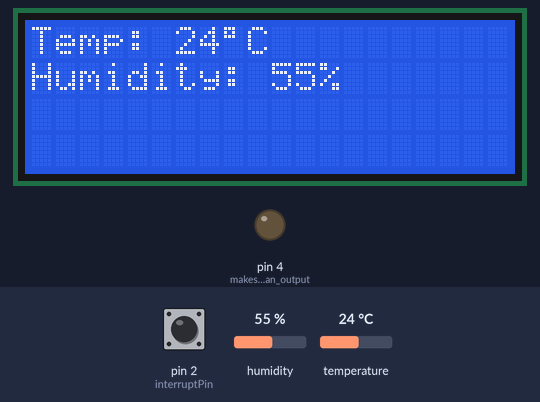
Simulated run of this sketch. Board: Arduino Uno, built with avr-gcc and run on an emulated ATmega328P. Parts: 20×4 character LCD, output pins drawn as LEDs (lit = HIGH). The inputs (shaded band) are chosen by the test bench; at power-on: humidity 55 %, pin 2 (interruptPin) HIGH, temperature 24 °C. What the sketch prints to the serial monitor is not drawn.

Above: at 1.2 s.
1.3 s: humidity set to 78 %
At 2.9 s:
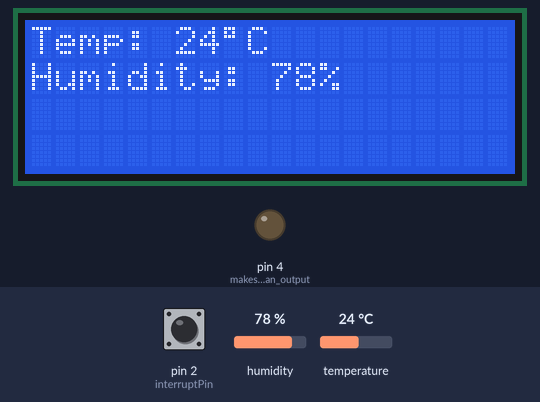
3.7 s: humidity set to 81 %
At 5.6 s:
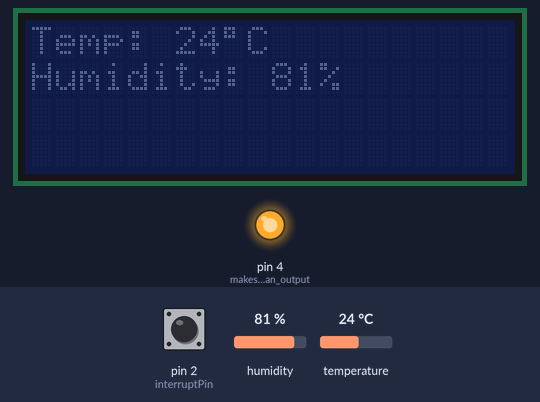
6.5 s: humidity set to 22 %
At 8.4 s:
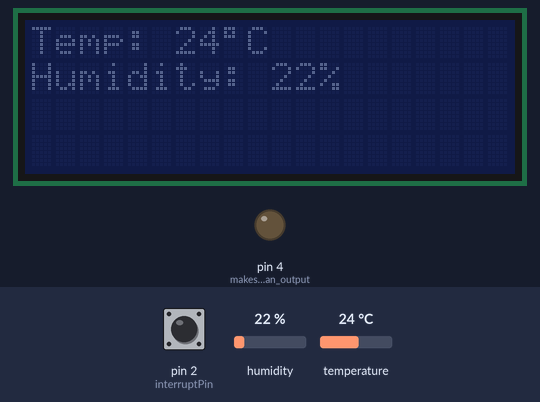
8.7 s: pin 2 (interruptPin) pulled LOW for 0.65 s
At 9.2 s:
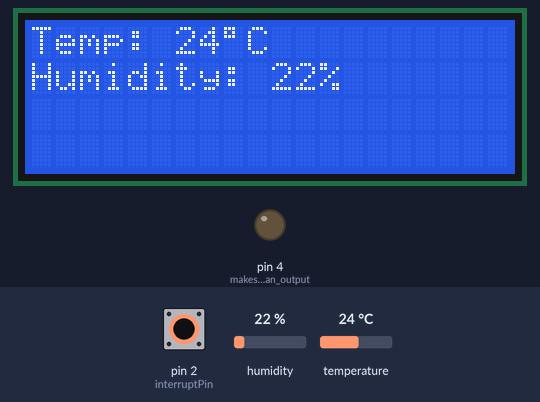
12.5 s: temperature set to 12 °C
At 14.9 s:
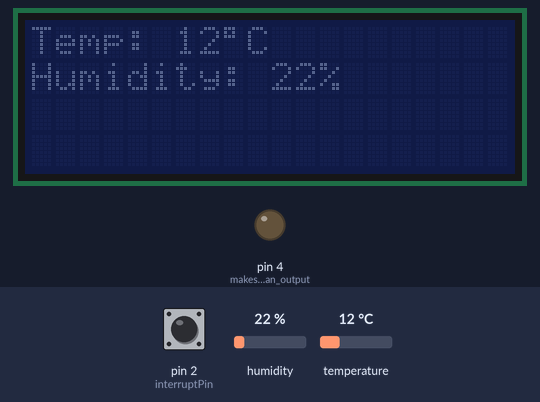
15.3 s: pin 2 (interruptPin) pulled LOW for 1 s
At 16.8 s:
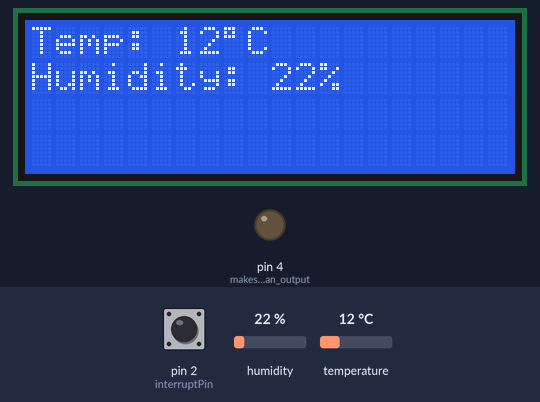
Timing chart, 0 to 18.3 s (numbered marks = the images above; inputs shaded):
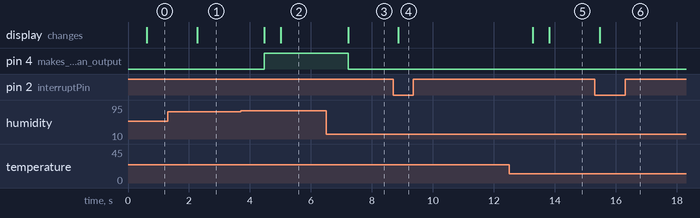

The sketch:

Greenhouse_interrupt.ino
```cpp
//includes the libraries needed
#include <DHT11.h>
#include <Wire.h>
#include <LiquidCrystal_I2C.h>

LiquidCrystal_I2C lcd(0x27,20,4);  // set the LCD address to 0x27 for a 16 chars and 2 line display

// creating variables for temp and humidity
int temperature = 0;
int humidity = 0;


unsigned long lastButton = 0;  //create variable for the button timer. This variable cannot have negative numbers, and can hold a lot of data.
const int interruptPin = 2;   //makes the variable for the pin that is connected to the interrupt. Is read-only.

DHT11 dht11(6);  //makes pin for DHT11 sensor


//function for the interrupt
void InterruptFunction() {
    lastButton = millis();  //makes the variable lastButton == the function millis()
}


//function to set up everything, runs once.
void setup() {
  // put your setup code here, to run once:

  pinMode(interruptPin, INPUT_PULLUP);     //makes inerruptPin an input
  attachInterrupt(digitalPinToInterrupt(interruptPin), InterruptFunction, FALLING);  //sets up the interrupt with all the settings (digitalPinToInterrupt(pin), function, mode)

  Serial.begin(9600);      // sets the data rate in baud(bits per second)

  pinMode(4, OUTPUT);      // makes pin 4 an output

  lcd.init();              // initialize the lcd
  lcd.backlight();         // turns on the backlight

}


//the main function that continously loops
void loop() {

    // Attempt to read the temperature and humidity values from the DHT11 sensor.
    int result = dht11.readTemperatureHumidity(temperature, humidity);
    lcd.noBacklight();  //turns off the backlight

    // Check the results of the readings.
    // If the reading is successful, print the temperature and humidity values.
    if (result == 0) {
        //reads the temp and humidity
        Serial.print("Temperature: ");
        Serial.print(temperature);
        Serial.print(" °C\tHumidity: ");
        Serial.print(humidity);
        Serial.println(" %");

        // Prints the temp and humidity on the LCD.
        lcd.setCursor(0,0);
        lcd.print("Temp: ");
        lcd.print(temperature);
        lcd.print((char)223); //degrees symbol for lcd screen
        lcd.print("C ");
        lcd.setCursor(0,1);
        lcd.print("Humidity: ");
        lcd.print(humidity);
        lcd.print("% ");

// If there are errors, print the appropriate error messages.
    } else {
        // Print error message based on the error code.
        Serial.println(DHT11::getErrorString(result));
    }

    //if the button was pressed in the last 5 seconds it runs the code
    if(lastButton+5000 > millis()){
      lcd.backlight(); //turns on backlight
    }
    else{
      lcd.noBacklight(); //turns off backlight
    }


    if (humidity > 79) {
      digitalWrite(4, HIGH); //turns on relay
    }
    else{
      digitalWrite(4,LOW); //turns off relay
    }
}
```

Measured:
- the behaviour switches between 79 and 80 % on humidity (found by bisection; images 1 and 2)
- after the input at 1.3 s, the display: changes after 0.97 s (image 1)
- after the input at 3.7 s, pin 4 (makes_pin_4_an_output): LOW → HIGH after 0.77 s; the display: first changes after 0.77 s (image 2 shows a later state)
- after the input at 6.5 s, pin 4 (makes_pin_4_an_output): HIGH → LOW after 0.72 s; the display: changes after 0.72 s (image 3)
- after the input at 8.7 s, the display: changes after 0.17 s (image 4)
- after the input at 12.5 s, the display: first changes after 0.77 s (image 5 shows a later state)
- after the input at 15.3 s, the display: changes after 0.17 s (image 6)
